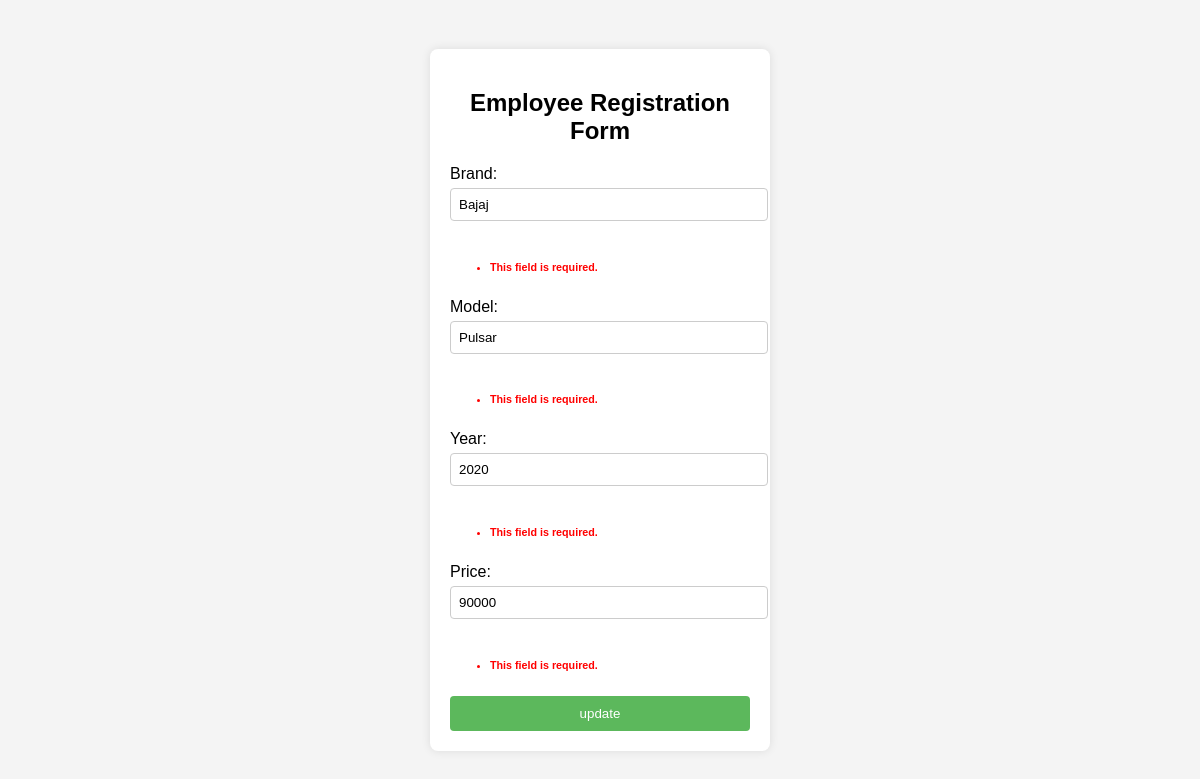
Screenshot of /home/update/1/ with the database file from the repository.
### my_app2/models.py (models this page shows)
class Bike(models.Model):
    brand_name=models.CharField(max_length=100)
    model=models.CharField(max_length=100)
    year=models.IntegerField()
    price=models.IntegerField()

### my_app2/views.py (the view)
# urls.py: path('update/<int:id>/', views.update),
def update(request, id):
    obj=Bike.objects.get(id=id)
    x=BikeForm(request.GET, instance=obj)
    if x.is_valid():
        x.save()
        return redirect('/home')
    else:
        context={'error': x, 'obj':obj}
        return render(request, 'change.html', context)

### my_app2/forms.py
class BikeForm(forms.ModelForm):
    class Meta:
        model=Bike
        fields="__all__"

### my_app2/templates/change.html (shortened to what this page needs)
<!DOCTYPE html>
<html lang="en">
<head>
</head>
<body>
    <div class="form-container">
        <h2>Employee Registration Form</h2>
        <form action="/home/update/{{obj.id}}" >
            <label for="brand_name">Brand:</label>
            <input type="text" id="brand_name" name="brand_name" value="{{obj.brand_name}}" >
            <h6 style="color: red;">{{error.errors.brand_name}}</h6>
            <label for="model">Model:</label>
            <input type="text" id="model" name="model" value="{{obj.model}}">
            <h6 style="color: red;">{{error.errors.model}}</h6>
            <label for="year">Year:</label>
            <input type="number" id="year" name="year" value="{{obj.year}}">
            <h6 style="color: red;">{{error.errors.year}}</h6>
            <label for="price">Price:</label>
            <input type="number" id="price" name="price" value="{{obj.price}}">
            <h6 style="color: red;">{{error.errors.price}}</h6>
            <button type="submit">update</button>
        </form>
    </div>
</body>
</html>

### my_app2/templates/change.html (style rules this page uses)
body { font-family: Arial, sans-serif; background-color: #f4f4f4; display: flex; justify-content: center; align-items: center; height: 100vh; margin: 0; }
.form-container { background-color: white; padding: 20px; border-radius: 8px; box-shadow: 0 0 10px rgba(0, 0, 0, 0.1); width: 300px; }
h2 { text-align: center; margin-bottom: 20px; }
label { display: block; margin-bottom: 5px; }
input { width: 100%; padding: 8px; margin-bottom: 15px; border: 1px solid #ccc; border-radius: 4px; }
button { width: 100%; padding: 10px; background-color: #5cb85c; color: white; border: none; border-radius: 4px; cursor: pointer; }

### rows the page displays
Bike: brand_name "Bajaj", model "Pulsar", year "2020", price "90000"

### other values shown
{{ error.errors.brand_name }} "This field is required."
{{ error.errors.model }} "This field is required."
{{ error.errors.year }} "This field is required."
{{ error.errors.price }} "This field is required."
